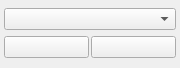
        <widget class="QWidget" name="page">
         <property name="geometry">
          <rect>
           <x>0</x>
           <y>0</y>
           <width>180</width>
           <height>68</height>
          </rect>
         </property>
         <attribute name="label">
          <string>Serial Connection</string>
         </attribute>
         <layout class="QGridLayout" name="gridLayout_2">
          <property name="leftMargin">
           <number>4</number>
          </property>
          <property name="topMargin">
           <number>4</number>
          </property>
          <property name="rightMargin">
           <number>4</number>
          </property>
          <property name="bottomMargin">
           <number>4</number>
          </property>
          <property name="spacing">
           <number>2</number>
          </property>
          <item row="0" column="0" colspan="2">
           <widget class="QComboBox" name="serialPortBox"/>
          </item>
          <item row="1" column="0">
           <widget class="QPushButton" name="serialRefreshButton">
            <property name="toolTip">
             <string>Refresh</string>
            </property>
            <property name="text">
             <string/>
            </property>
            <property name="icon">
             <iconset resource="resources.qrc">
              <normaloff>:/models/Icons/Refresh-96.png</normaloff>:/models/Icons/Refresh-96.png</iconset>
            </property>
           </widget>
          </item>
          <item row="1" column="1">
           <widget class="QPushButton" name="serialConnectButton">
            <property name="toolTip">
             <string>Connect</string>
            </property>
            <property name="text">
             <string/>
            </property>
            <property name="icon">
             <iconset resource="resources.qrc">
              <normaloff>:/models/Icons/Connected-96.png</normaloff>:/models/Icons/Connected-96.png</iconset>
            </property>
           </widget>
          </item>
         </layout>
        </widget>
